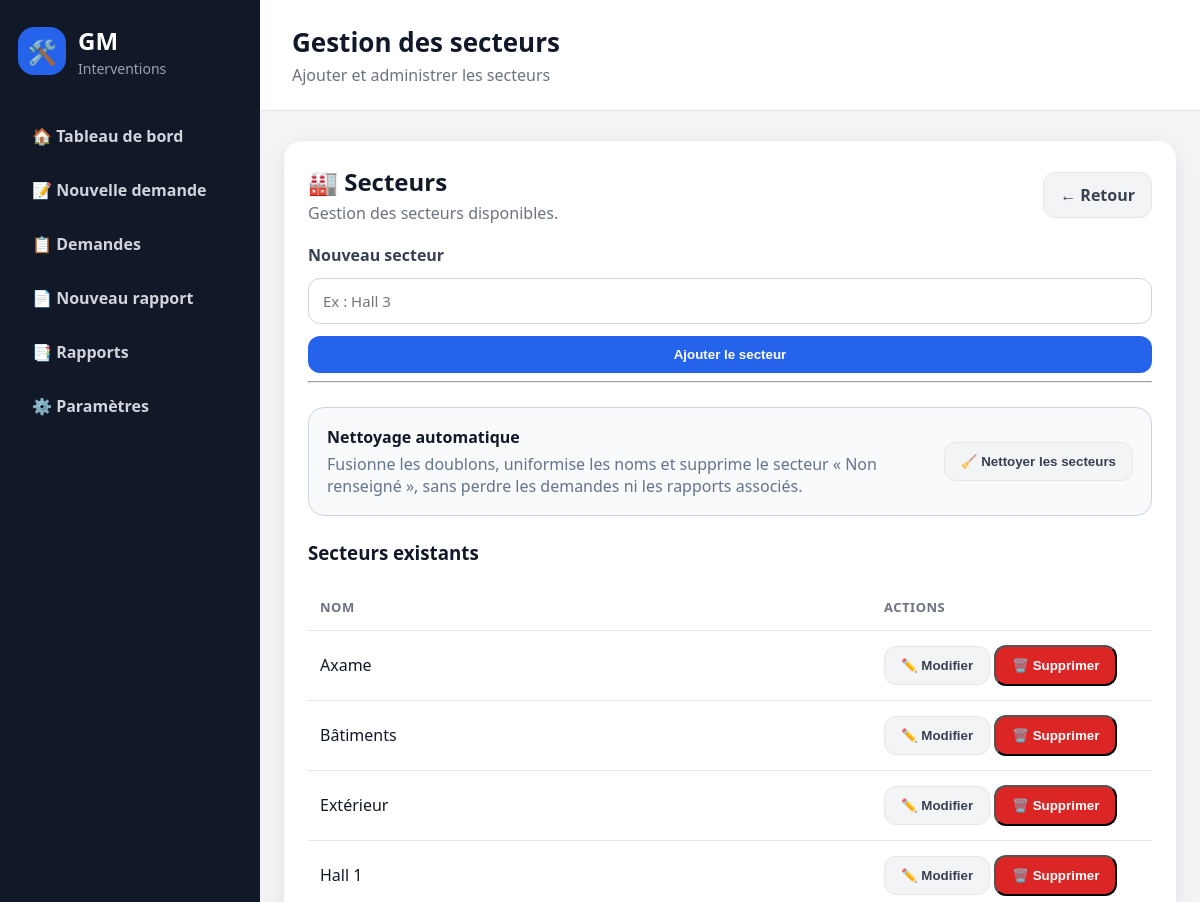
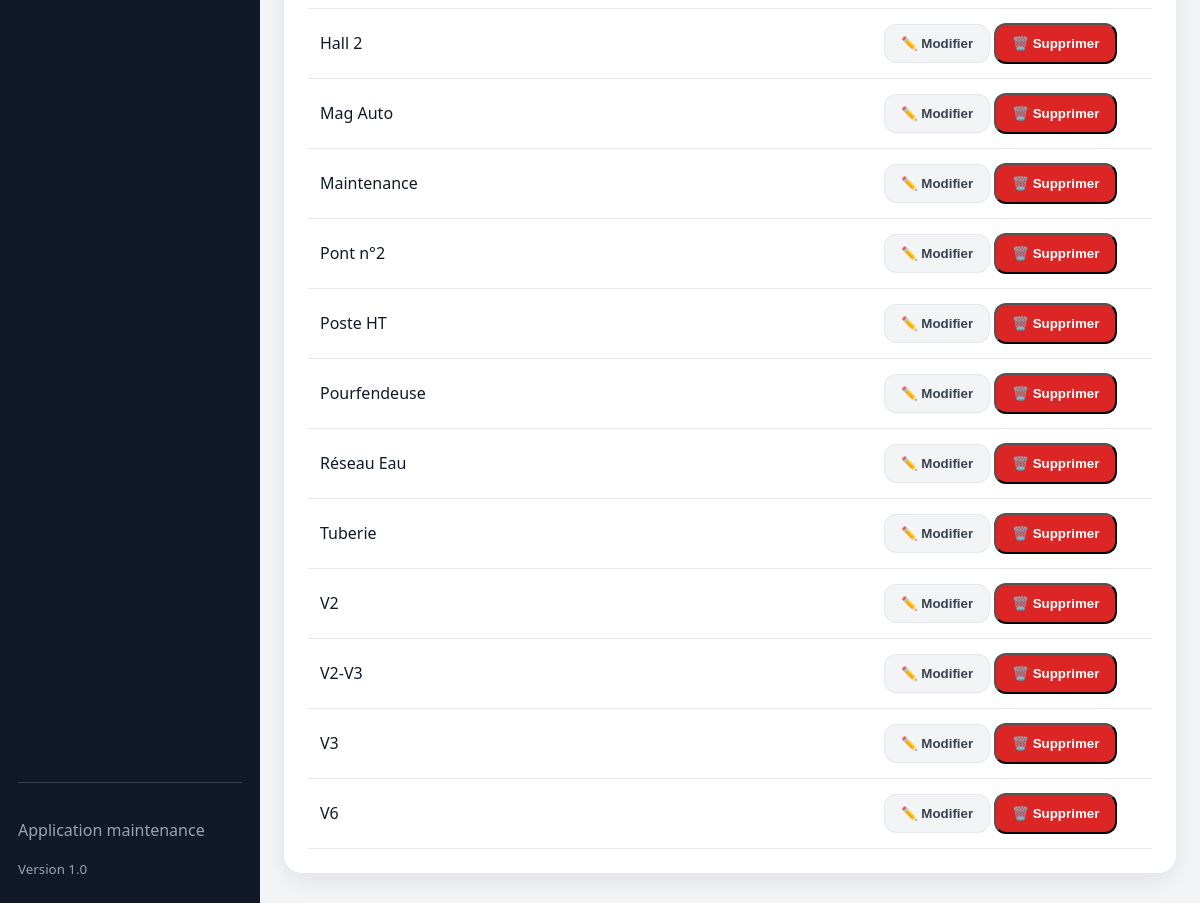
Before: /parametres/secteurs with the older database file (2 pictures, top to bottom).
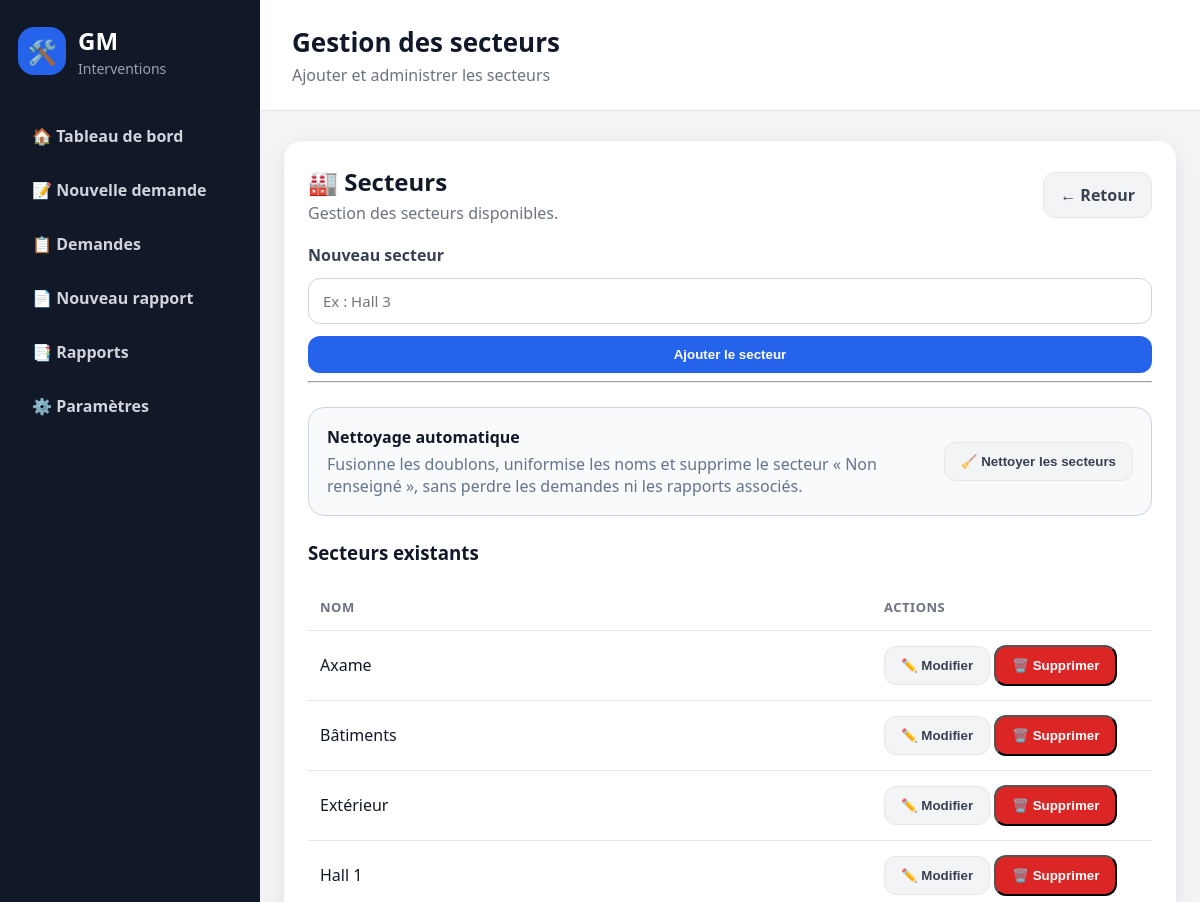
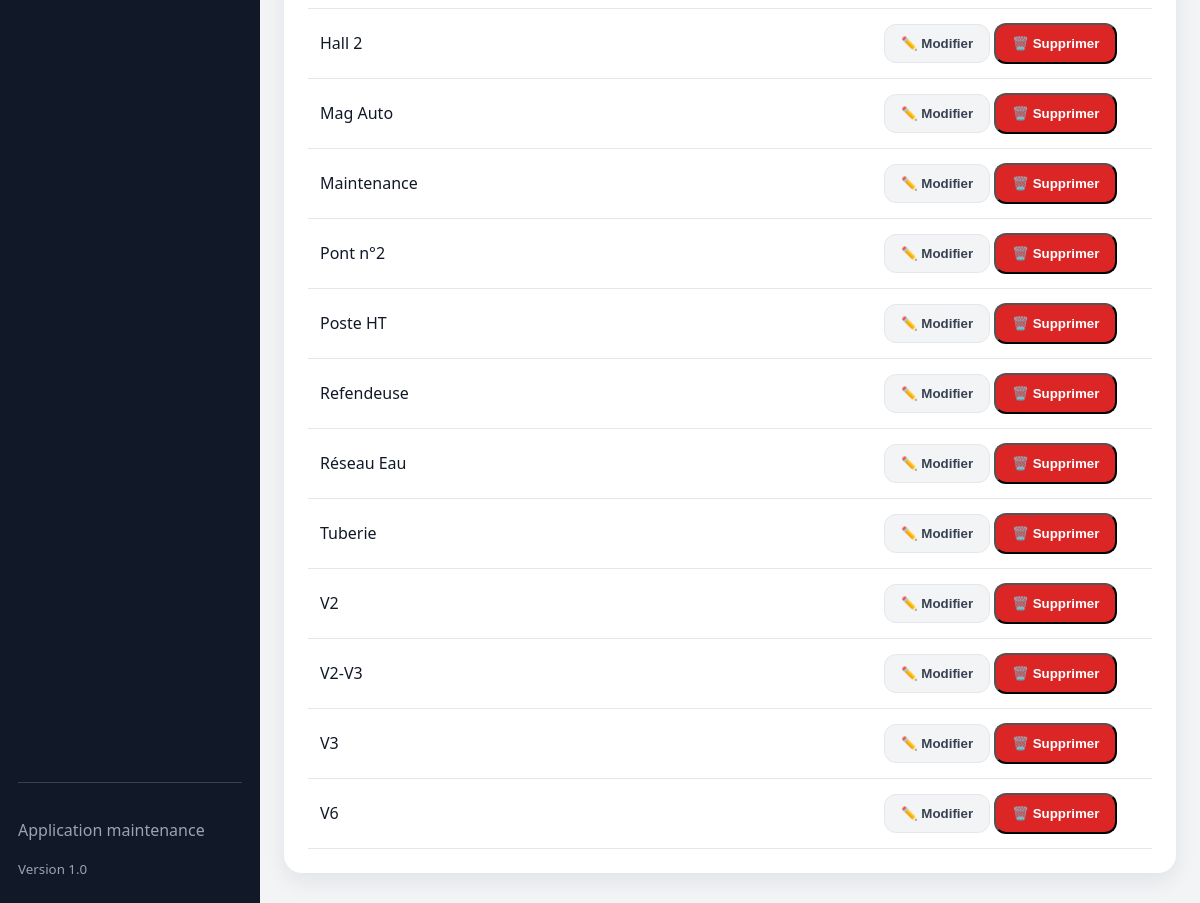
After: the same page with the newer database file (2 pictures, top to bottom).
### tables this page shows
CREATE TABLE secteurs (
            id INTEGER PRIMARY KEY AUTOINCREMENT,
            nom TEXT NOT NULL UNIQUE
        , actif INTEGER
                NOT NULL DEFAULT 1);

### routes/parametres.py (the view, shortened to what this page needs)
@parametres_bp.route(
    "/parametres/secteurs",
    methods=["GET", "POST"]
)
def gerer_secteurs():
    message = None
    erreur = None
    nettoyage = request.args.get("nettoyage")
    conn = get_db_connection()
    try:
        secteurs = conn.execute("""
            SELECT *
            FROM secteurs
            WHERE actif = TRUE
            ORDER BY nom
        """).fetchall()
    except Exception as error:
        conn.rollback()
        erreur = f"Erreur pendant la gestion des secteurs : {error}"
        secteurs = []
    finally:
        conn.close()
    return render_template(
        "parametres/secteurs.html",
        secteurs=secteurs,
        message=message,
        erreur=erreur
    )

### database.py (called while the page is built)
def is_postgres():
    return bool(DATABASE_URL)

def get_db_connection():
    if is_postgres():
        return PostgresConnectionAdapter(DATABASE_URL)
    conn = sqlite3.connect(DB_PATH)
    conn.row_factory = sqlite3.Row
    conn.execute("PRAGMA foreign_keys = ON")
    return conn

### templates/parametres/secteurs.html (shortened to what this page needs)
{% extends "base.html" %}
{% block page_title %}
Gestion des secteurs
{% endblock %}
{% block page_subtitle %}
Ajouter et administrer les secteurs
{% endblock %}
{% block content %}
<section class="card">
    <div class="section-header">
        <div>
            <h2>🏭 Secteurs</h2>
            <p>Gestion des secteurs disponibles.</p>
        </div>
        <a href="/parametres" class="btn-secondary">
            ← Retour
        </a>
    </div>
    <form method="POST" class="form">
        <label>
            Nouveau secteur
        </label>
        <input
            type="text"
            name="nom"
            placeholder="Ex : Hall 3"
            required
        >
        <button
            type="submit"
            class="btn"
        >
            Ajouter le secteur
        </button>
    </form>
    <hr>
    <div class="sector-cleanup">
        <div>
            <strong>
                Nettoyage automatique
            </strong>
            <p>
                Fusionne les doublons, uniformise les noms
                et supprime le secteur « Non renseigné »,
                sans perdre les demandes ni les rapports associés.
            </p>
        </div>
        <form
            method="POST"
            action="/parametres/secteurs/nettoyer"
            onsubmit="return confirm(
                'Nettoyer et fusionner les secteurs en double ?'
            );"
        >
            <button
                type="submit"
                class="btn-secondary"
            >
                🧹 Nettoyer les secteurs
            </button>
        </form>
    </div>
    <h3>
        Secteurs existants
    </h3>
    {% if secteurs %}
        <div class="table-container">
            <table class="modern-table">
                <thead>
                    <tr>
                        <th>
                            Nom
                        </th>
                        <th style="width: 280px;">
                            Actions
                        </th>
                    </tr>
                </thead>
                <tbody>
                    {% for secteur in secteurs %}
                        <tr>
                            <td>
                                <div
                                    id="display-secteur-{{ secteur.id }}"
                                >
                                    {{ secteur.nom }}
                                </div>
                            </td>
                            <td>
                                <button
                                    type="button"
                                    class="btn-secondary"
                                    id="edit-button-{{ secteur.id }}"
                                    data-edit-sector
                                    data-secteur-id="{{ secteur.id }}"
                                >
                                    ✏️ Modifier
                                </button>
                                <button
                                    type="button"
                                    class="btn-danger"
                                    data-confirm-delete
                                    data-url="{{ url_for(
                                        'parametres.supprimer_secteur',
                                        secteur_id=secteur.id
                                    ) }}"
                                    data-name="{{ secteur.nom }}"
                                >
                                    🗑️ Supprimer
                                </button>
                            </td>
                        </tr>
                    {% endfor %}
                </tbody>
            </table>
        </div>
    {% endif %}
</section>
{% endblock %}

Changed rows visible on the page:
changed secteurs: nom "Pourfendeuse" → "Refendeuse"
